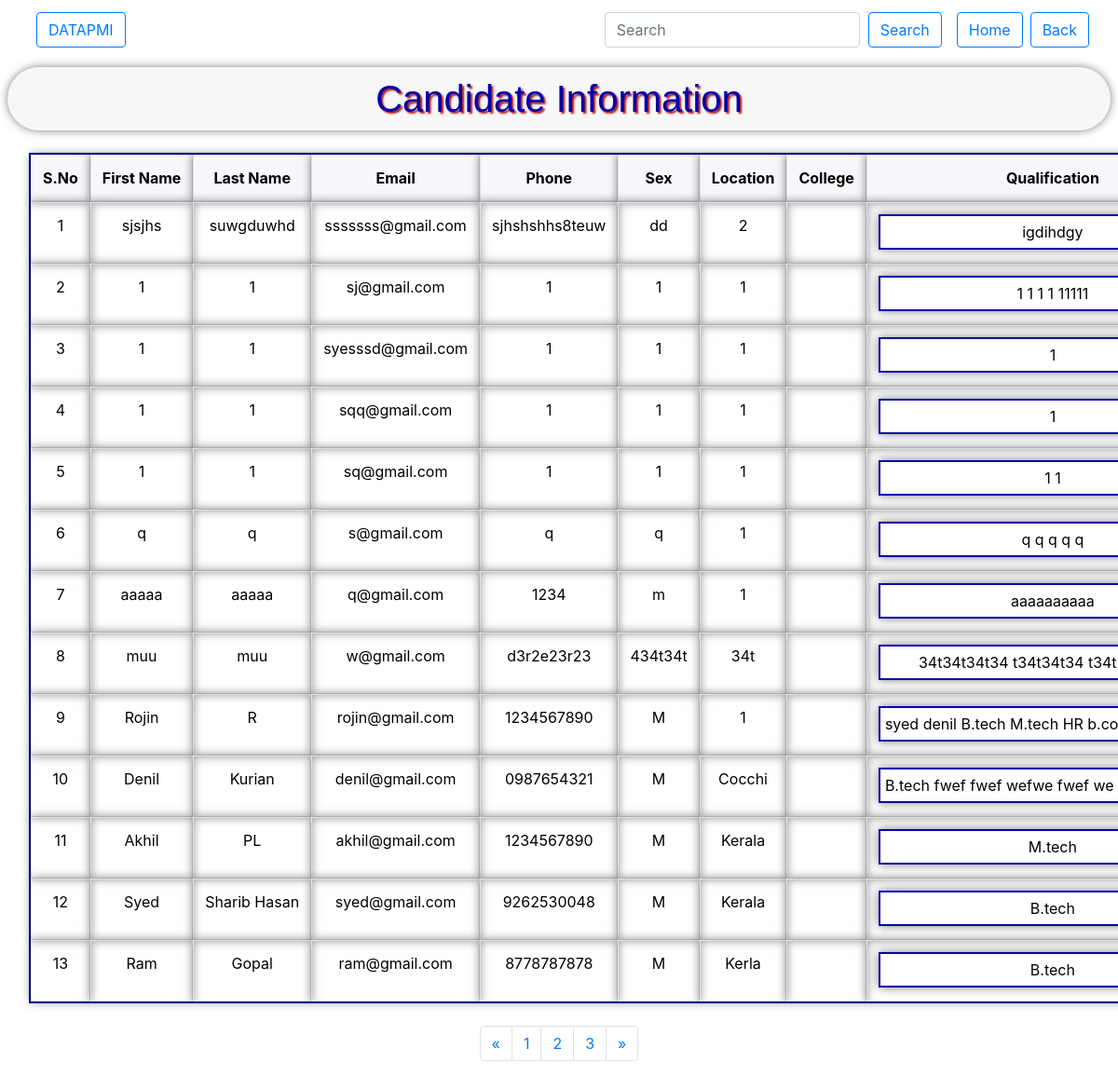
The page /all/ on the database as committed earlier.
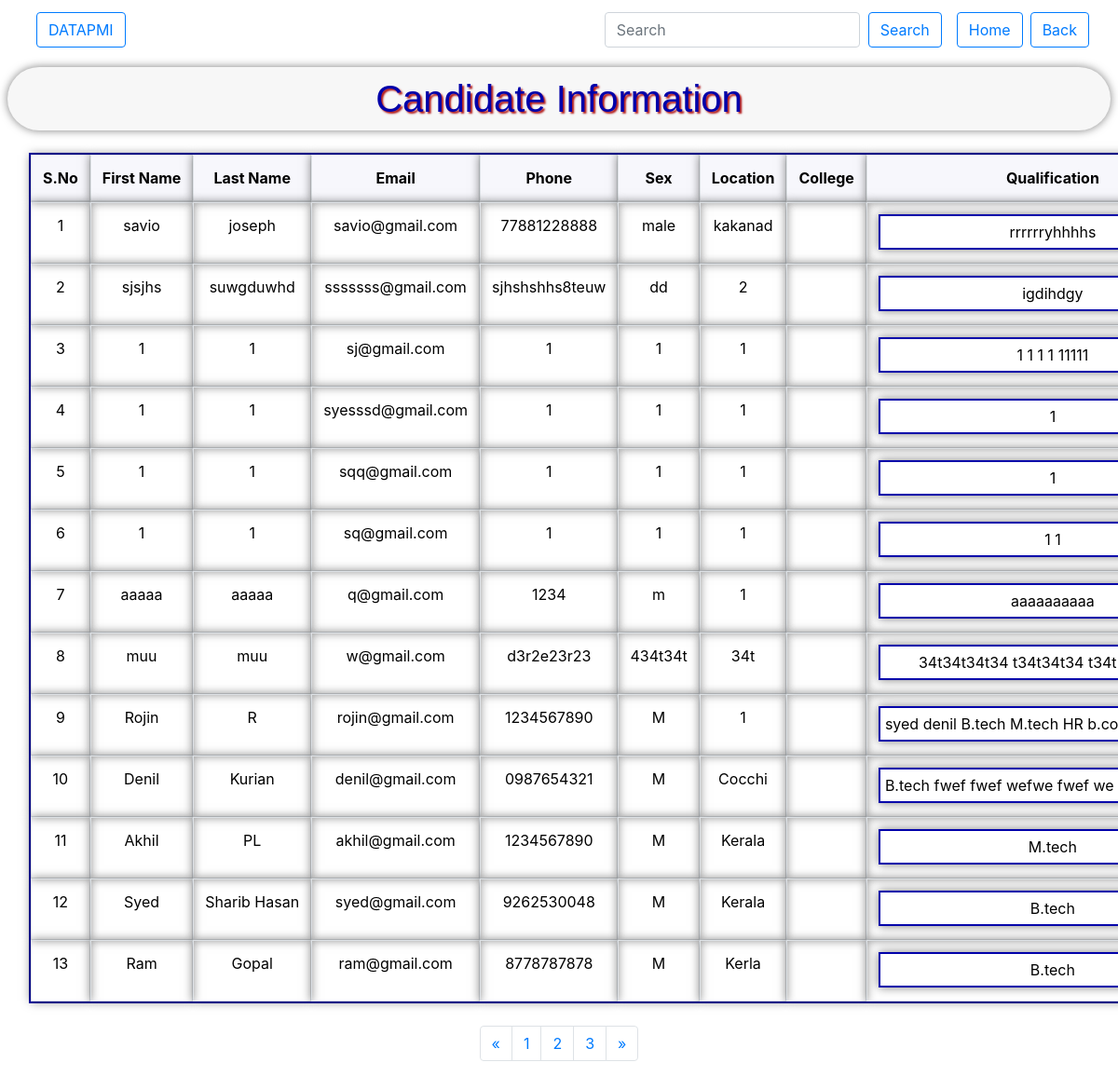
The same page on the database as committed later.
### candidate_app/models.py (models this page shows, shortened)
class Candidate(models.Model):
    user = models.ForeignKey(User, on_delete=models.CASCADE,blank=True,null=True)
    email = models.EmailField(unique=True)
    phone = models.CharField(max_length=15)
    first_name = models.CharField(max_length=150, null=False)
    last_name = models.CharField(max_length=150)
    alt_phone = models.CharField(max_length=15)
    sex = models.CharField(max_length=50)
    qualification = models.TextField()
    skills = models.TextField()
    experience = models.IntegerField()
    designation = models.CharField(max_length=50)
    expected_ctc = models.FloatField()
    current_ctc = models.FloatField()
    availability = models.BooleanField(default=True)
    notice_period = models.IntegerField()
    current_company = models.CharField(max_length=100)
    location = models.CharField(max_length=50)
    resume = models.FileField(upload_to='resume/',max_length=200,blank=True,null=True)
    remarks = models.TextField()
    updated_by = models.CharField(max_length=50)
    updated_on = models.DateTimeField(auto_now_add=True)
    class Meta:
        ordering = ["-updated_on"]

### candidate_app/views.py (the view)
# urls.py: path('all/',Allcandidates.as_view(),name='all'),
class Allcandidates(ListView):
    model = Candidate
    fields = ['email','phone','first_name','last_name','alt_phone','sex','qualification','skills','experience','designation','expected_ctc','current_ctc','availability','notice_period','current_company','location','resume','remarks','updated_by','updated_on']
    template_name = 'allcandidates.html'
    context_object_name = "all"

### templates/allcandidates.html (shortened to what this page needs)
{% extends 'base.html' %}
{% block head %}
        <link href="https://cdn.jsdelivr.net/npm/bootstrap@5.3.2/dist/css/bootstrap.min.css" rel="stylesheet">
{% endblock %}
{% block content %}
{% include 'navbar.html' %}
    <div> <h2 class="candidate-info my-2 mx-2" >Candidate Information</h2>  </div>
    <div class="container-fluid table-container my-2 mx-3">
        <table class="table table-bordered my-3" style="border: 2px solid #0000AA;">
            <thead>
                <tr>
                    <th scope="col">S.No</th>
                    <th scope="col">First Name</th>
                    <th scope="col">Last Name</th>
                    <th scope="col">Email</th>
                    <th scope="col">Phone</th>
                    <th scope="col">Sex</th>
                    <th scope="col">Location</th>
                    <th scope="col">College</th>
                    <th scope="col">Qualification</th>
                </tr>
            </thead>
            <tbody>
                {% for i in all %}
                <tr>
                    <td>{{ forloop.counter }}</td>
                    <td>{{ i.first_name }}</td>
                    <td>{{ i.last_name }}</td>
                    <td>{{ i.email }}</td>
                    <td>{{ i.phone }}</td>
                    <td>{{ i.sex }}</td>
                    <td>{{ i.location }}</td>
                    <td>{{ i.College }}</td>
                    <td>
                        <div class="scroll-cell">{{ i.qualification }}</div>
                    </td>
                </tr>
                {% endfor %}
            </tbody>
        </table>
    </div>
    {% include 'all_c_pagination.html' %}
{% endblock %}

Rows that differ between the two databases and show on the page:
removed Candidate: first_name "q", last_name "q", email "s@gmail.com", phone "q", sex "q", location "1", qualification "q q q q q"
added Candidate: first_name "savio", last_name "joseph", email "savio@gmail.com", phone "77881228888", sex "male", location "kakanad", qualification "rrrrrryhhhhs"
